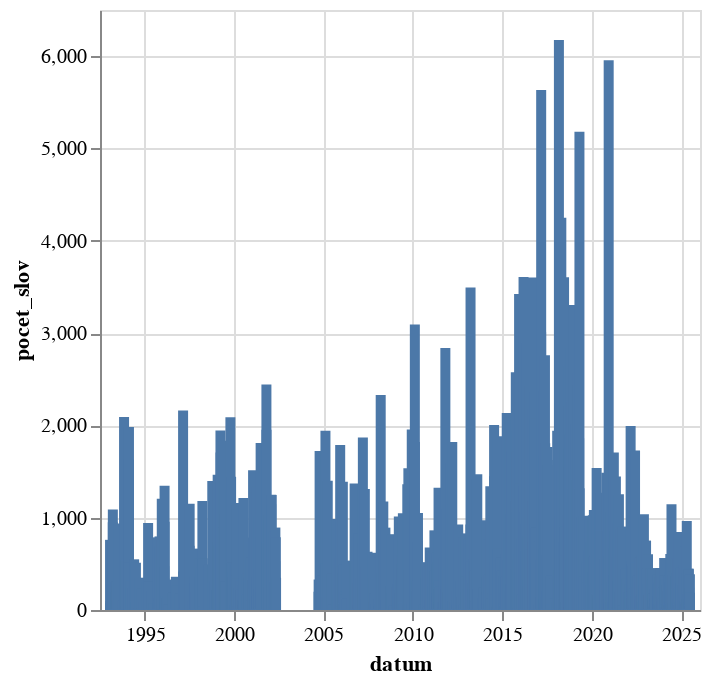

Notebook code cell kept with this figure:
### Code cell
alt.Chart(
    df.filter(pl.col("mluvci").str.contains("Marek Benda")).sort(by="datum").group_by_dynamic(index_column="datum",every="1d").agg(pl.col("pocet_slov").sum()).to_pandas()
).mark_bar(
).encode(
    alt.X("datum:T"),
    alt.Y("pocet_slov:Q")
)

### Figure 1 — Vega-Lite specification as saved in the notebook (floating-point values rounded to 4 significant figures; data arrays with more than 128 entries replaced by an {"elided": "..."} marker saying what was removed)
{"config": {"view": {"continuousWidth": 300, "continuousHeight": 300}}, "data": {"name": "data-4ee01b51e863710122321fb7913eabd5"}, "mark": {"type": "bar"}, "encoding": {"x": {"field": "datum", "type": "temporal"}, "y": {"field": "pocet_slov", "type": "quantitative"}}, "$schema": "https://vega.github.io/schema/vega-lite/v5.8.0.json", "datasets": {"data-4ee01b51e863710122321fb7913eabd5": {"elided": "945 records"}}}
